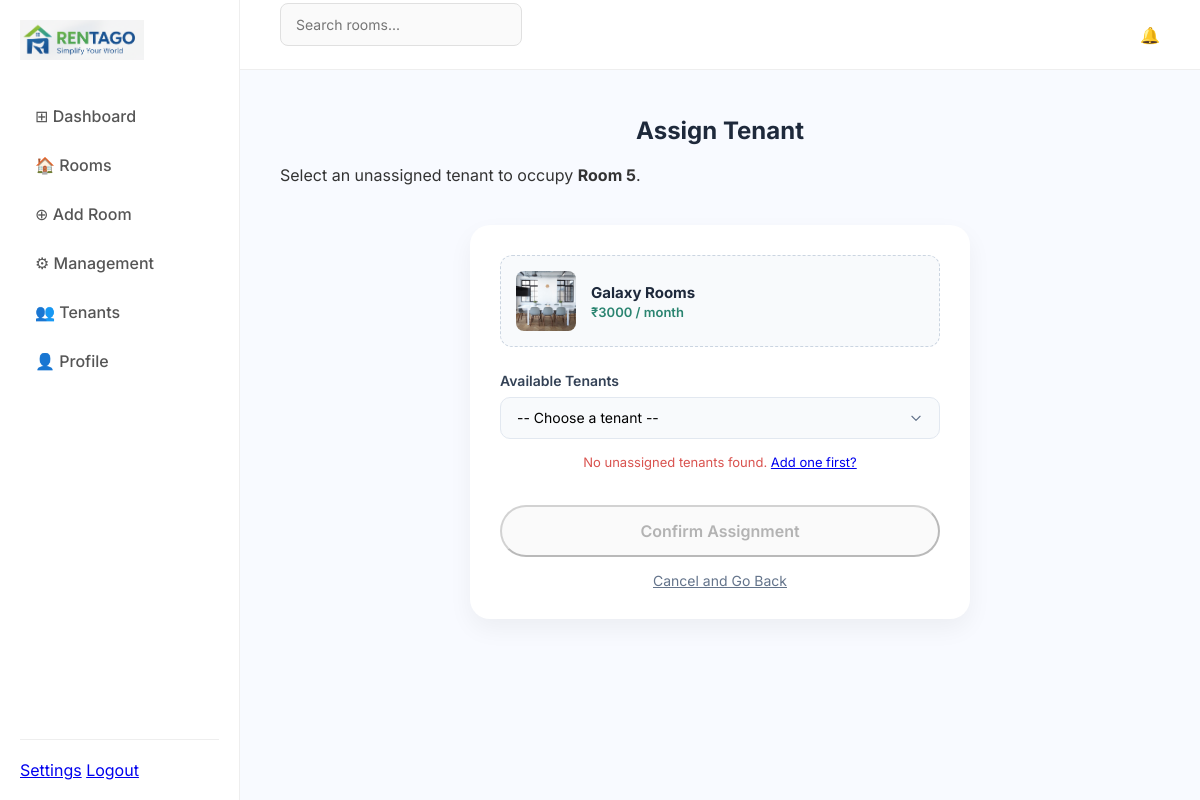
The app's page /owner/rooms/2/assign-tenant/ (signed in) with its own data.
### rooms/models.py (models this page shows, shortened)
class Room(models.Model):
    owner = models.ForeignKey(
        Owner,
        on_delete=models.CASCADE,
        related_name="rooms"
    )
    title = models.CharField(max_length=100)
    description = models.TextField(blank=True)
    room_number = models.CharField(max_length=20)
    rent_amount = models.PositiveIntegerField()
    location = models.CharField(max_length=150)
    image = models.ImageField(upload_to="rooms/", blank=True, null=True)
    is_available = models.BooleanField(default=True)
    created_at = models.DateTimeField(auto_now_add=True)

### accounts/decorators.py (the view)
    def wrapper(request, *args, **kwargs):
        if not request.session.get("user_id"):
            return redirect("accounts:login")
        if request.session.get("role") != "owner":
            return redirect("accounts:login")
        return view_func(request, *args, **kwargs)

### owners/views.py (called while the page is built, shortened)
def get_owner(request):
    return get_object_or_404(Owner, user_id=request.session["user_id"])

@login_required
@owner_required
def assign_tenant(request, room_id):
    owner = get_owner(request)
    room = get_object_or_404(Room, id=room_id, owner=owner)
    tenants = Tenant.objects.filter(owner=owner, room__isnull=True)
    return render(request, "owners/assign_tenant.html", {"room": room, "tenants": tenants})

### owners/templates/owners/assign_tenant.html (shortened to what this page needs)
{% extends "rent/base_owner.html" %}
{% load static %}
{% block content %}
<div class="page-header">
    <h1>Assign Tenant</h1>
    <p>Select an unassigned tenant to occupy <strong>Room {{ room.room_number }}</strong>.</p>
</div>
<div class="card-style form-container-centered small-width">
    <div class="selection-info">
        <div class="room-preview-mini">
            {% if room.image %}
                <img src="{{ room.image.url }}" alt="Room">
            {% else %}
                <img src="{% static 'rent/default_room.jpg' %}" alt="Room">
            {% endif %}
            <div>
                <h4>{{ room.title }}</h4>
                <p>₹{{ room.rent_amount }} / month</p>
            </div>
        </div>
    </div>
    <form method="POST" class="modern-form">
        <div class="form-group">
            <label>Available Tenants</label>
            <select name="tenant" required class="custom-select">
                <option value="" disabled selected>-- Choose a tenant --</option>
            </select>
            {% if not tenants %}
                <p class="error-text">No unassigned tenants found. <a href="{% url 'owners:add_tenant' %}">Add one first?</a></p>
            {% endif %}
        </div>
        <div class="form-actions-full">
            <button type="submit" class="btn-primary btn-block" {% if not tenants %}disabled{% endif %}>
                Confirm Assignment
            </button>
            <a href="{% url 'owners:room_detail' room.id %}" class="btn-text">Cancel and Go Back</a>
        </div>
    </form>
</div>
{% endblock %}

### rent/static/rent/style.css (style rules this page uses)
* { box-sizing: border-box; font-family: 'Inter', sans-serif; }
body { background-color: #f4f7f9; margin: 0; padding: 0; color: #333; padding-top: 70px; min-height: 100vh; }
label { display: block; font-size: 14px; font-weight: 600; margin-bottom: 8px; color: #333; }
.error-msg, .error-text { color: #d9534f; text-align: center; font-size: 13px; margin-top: 15px; }
* { box-sizing: border-box; }
body.dashboard-body { margin: 0; display: flex; background-color: #f8faff; font-family: 'Inter', sans-serif; padding-top: 0; }
.form-container-centered.small-width { max-width: 500px; margin: 40px auto; padding: 30px; background: #ffffff; border-radius: 20px; box-shadow: 0 10px 25px rgba(0,0,0,0.05); }
.page-header h1 { text-align: center; font-size: 24px; font-weight: 700; color: #1e293b; margin-bottom: 20px; }
.modern-form .form-group label { font-weight: 600; font-size: 14px; color: #334155; margin-bottom: 8px; display: block; }
.modern-form input, .modern-form select { width: 100%; padding: 12px 16px; border: 1px solid #e2e8f0; border-radius: 10px; font-size: 14px; background-color: #f8fafc; transition: all 0.2s; }
.btn-block { width: 100%; padding: 14px; font-size: 16px; font-weight: 600; border-radius: 50px; margin-top: 10px; }
.btn-text { background: none; border: none; color: #64748b; cursor: pointer; font-size: 14px; margin-top: 15px; display: block; width: 100%; text-align: center; }
.selection-info { background: #f8fafc; padding: 15px; border-radius: 12px; margin-bottom: 25px; border: 1px dashed #cbd5e1; }
.room-preview-mini { display: flex; align-items: center; gap: 15px; }
.room-preview-mini img { width: 60px; height: 60px; border-radius: 8px; object-fit: cover; }
.room-preview-mini h4 { margin: 0; font-size: 15px; color: #1e293b; }
.room-preview-mini p { margin: 2px 0 0; font-size: 13px; color: #2A8470; font-weight: 600; }
.form-actions-full { margin-top: 25px; }
.custom-select { appearance: none; background-repeat: no-repeat; background-position: right 1rem center; background-size: 1em; }

### records on screen
Room: room_number "5", image (picture), title "Galaxy Rooms", rent_amount "3000"
